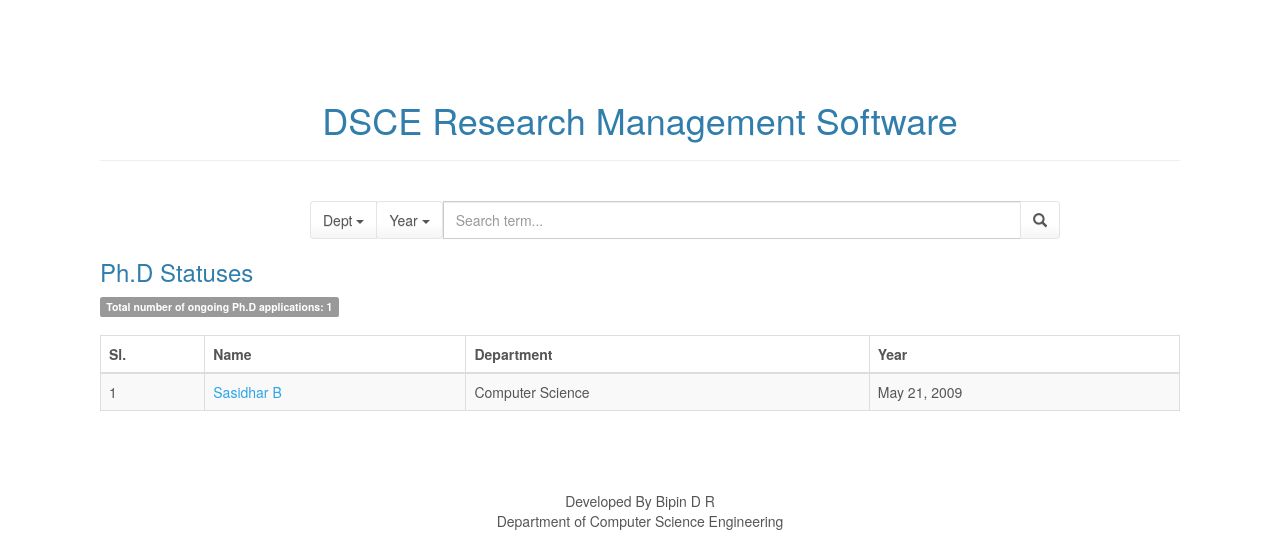
/phdstatus/, run on an earlier commit of the app's database.
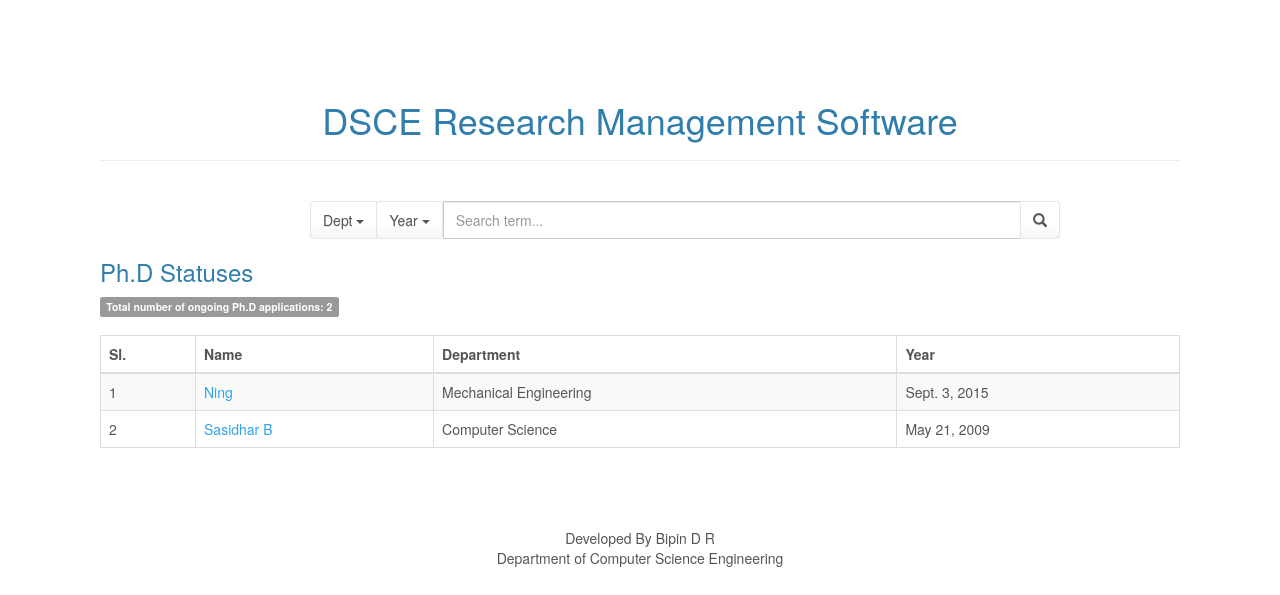
And on a later commit of the database.
### phdstatus/models.py (models this page shows, shortened)
class PhdStatus(models.Model):
    name = models.CharField("Research Scholar Name", max_length=200)
    dept = models.CharField("Department", max_length=200)
    guide = models.CharField("Guide", max_length=200)
    uni = models.CharField("University where registered", max_length=200)
    synopsys = models.CharField(max_length=50, choices=[('approved', 'approved'), ('not approved', 'not approved')])
    year = models.DateField("year of registration")
    status = models.CharField("status", max_length=50,
                              choices=[('Completed', 'Completed'), ('OnGoing', 'OnGoing')])
    other = models.TextField("Any other details", blank=True, null=True)
    class Meta:
        verbose_name_plural = "Ph.D Status"

### phdstatus/views.py (the view)
def index(request):
    global all_statuses
    all_statuses = PhdStatus.objects.all()
    total = all_statuses.count()
    context = {
        'all_statuses': all_statuses,
        'total': total,
    }
    return render(request, 'Phdstatus/index.html', context)

### phdstatus/templates/Phdstatus/index.html (shortened to what this page needs)
<!DOCTYPE html>
<html>
<head>
    {% load staticfiles %}
    <link rel="stylesheet" href="{% static 'assets/bootstrap/css/bootstrap.min.css' %}">
    <link rel="stylesheet" href="{% static 'assets/css/styles.css' %}">
</head>
<body>
<h1 align="center">DSCE Research Management Software</h1>
<hr>
<br>
<div class="container">
    <form type="get" action="/phdstatus/bob" style="margin: 0">
        <div class="row">
            <div class="col-xs-8 col-xs-offset-2">
                <div class="input-group">
                    <div class="input-group-btn search-panel">
                        <button type="button" class="btn btn-default dropdown-toggle" data-toggle="dropdown">
                            <span id="search_dept">Dept</span> <span class="caret"></span>
                        </button>
                    </div>
                    <div class="input-group-btn search-panel">
                        <button type="button" class="btn btn-default dropdown-toggle" data-toggle="dropdown">
                            <span id="search_date">Year</span> <span class="caret"></span>
                        </button>
                    </div>
                    <input type="text" class="form-control" name="search_box" placeholder="Search term...">
                    <span class="input-group-btn">
                    <button id="search_submit" class="btn btn-default" type="submit"><span
                            class="glyphicon glyphicon-search"></span></button>
                    </span>
                </div>
            </div>
        </div>
    </form>
</div>
<a href="/phdstatus">
    <h3>Ph.D Statuses</h3>
</a>
<span class="label label-default">Total number of ongoing Ph.D applications: {{ total }}</span>
<br>
<br>
{% if all_statuses %}
    <div class="table-responsive">
        <table class="table table-striped table-bordered">
            <thead>
            <tr>
                <th>Sl.</th>
                <th>Name</th>
                <th>Department</th>
                <th>Year</th>
            </tr>
            </thead>
            <tbody>
            {% for i in all_statuses %}
                <tr>
                    <td>{{ forloop.counter }}</td>
                    <td><a href="{% url 'post' i.id %}">{{ i.name }}</a></td>
                    <td>{{ i.dept }}</td>
                    <td>{{ i.year }}</td>
                </tr>
            {% endfor %}
            </tbody>
        </table>
    </div>
{% else %}
    <strong>No PHD status found</strong>
    <br>
    <br>
    <br>
{% endif %}
<br>
<br>
<br>
<div class="footer">Developed By Bipin D R</div>
<div class="footer"> Department of Computer Science Engineering</div>
</body>
</html>

What changed in the data, as far as the page shows it:
added PhdStatus: name "Ning", dept "Mechanical Engineering", year "Sept. 3, 2015"
Also different on the page:
{{ total }}: "1" → "2"
